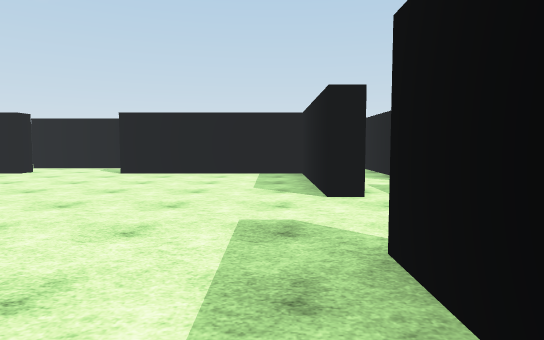
view 1 (above)

24 first-person views from a walk through a Unity game level. The camera is 1.4 m above the floor, tilts 4° down and sees 75° across. The floor is counted in squares, 2 m on a side. Each view is taken from the middle of a square. On the plan, view 1 faces up. The plan holds only what a view shows up to about 11 squares ahead; the rest is blank. The place goes on beyond the plan. The player is left out. Some animated figures are left out. Surface patterns are stand-ins for the level's own textures.

view 2
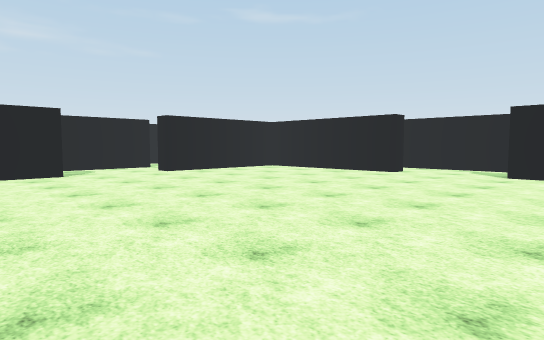

view 3
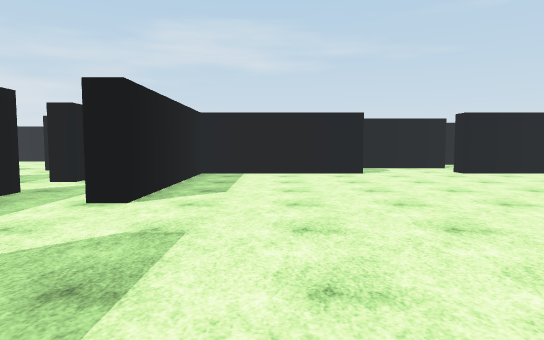

view 4
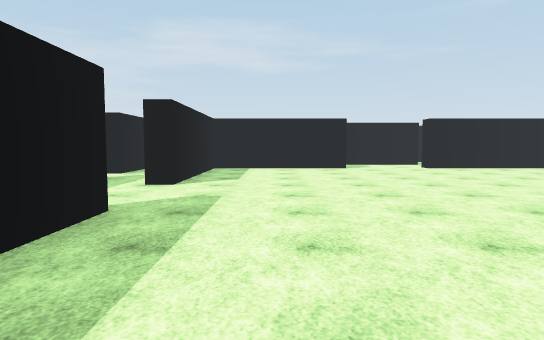

view 5
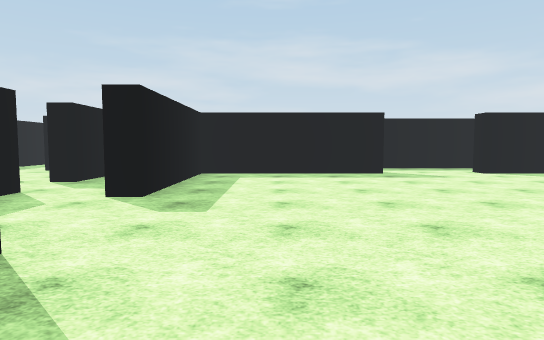

view 6
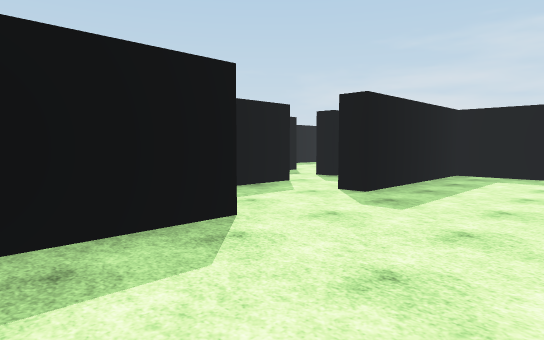

view 7
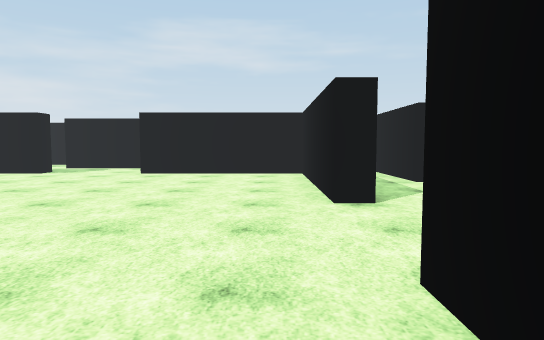

view 8
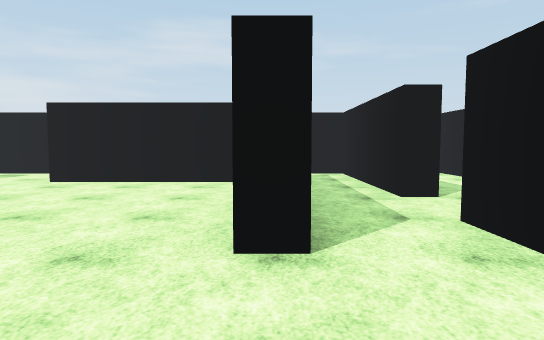

view 9
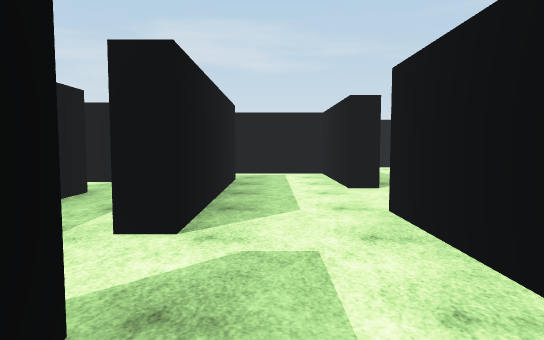

view 10
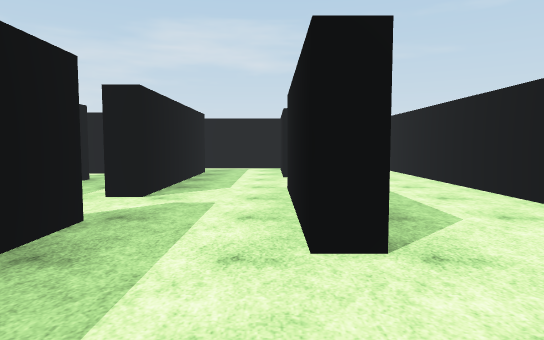

view 11
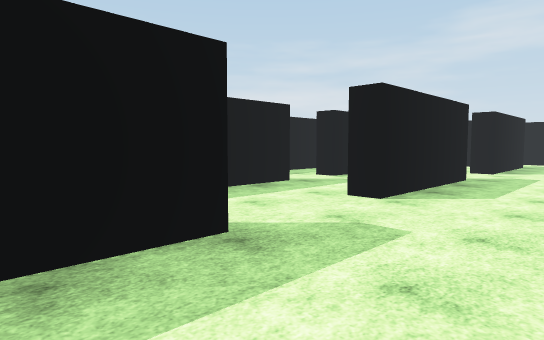

view 12
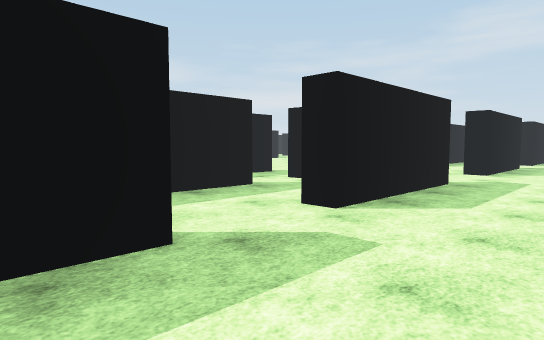

view 13
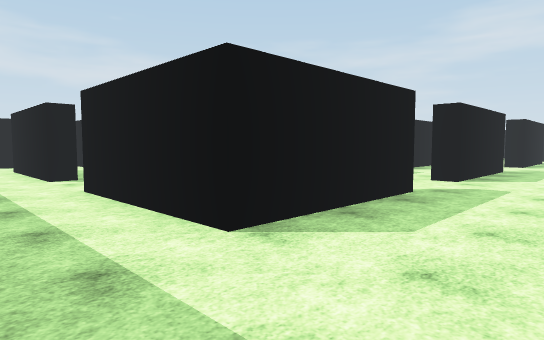

view 14
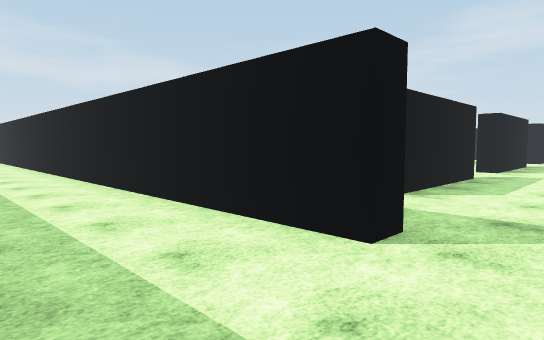

view 15
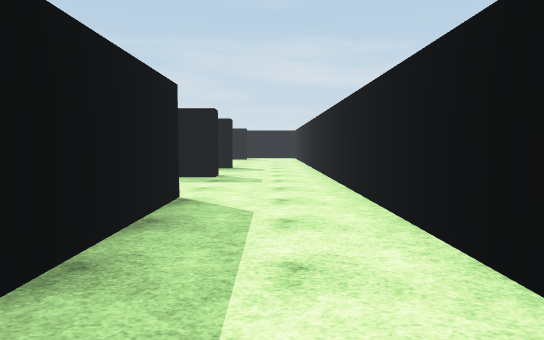

view 16
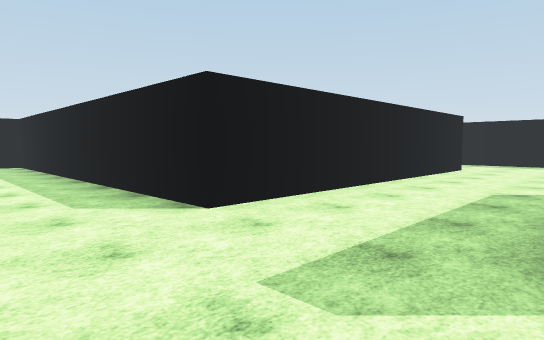

view 17
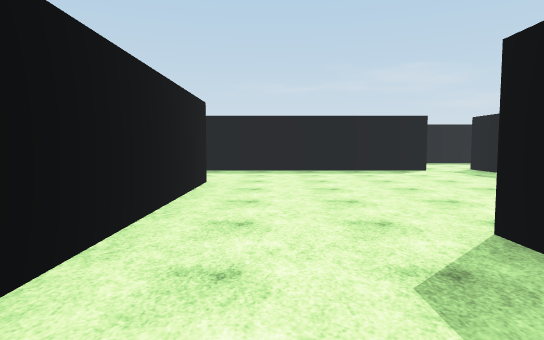

view 18
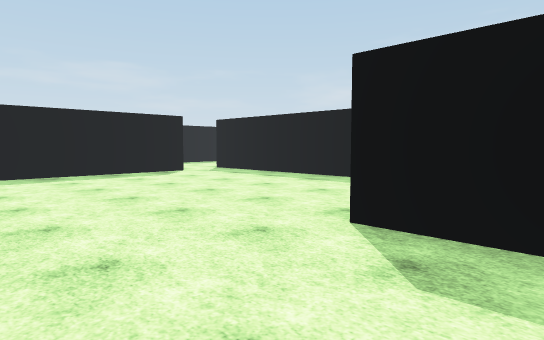

view 19
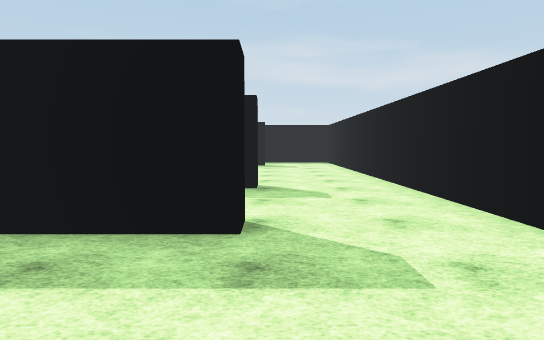

view 20
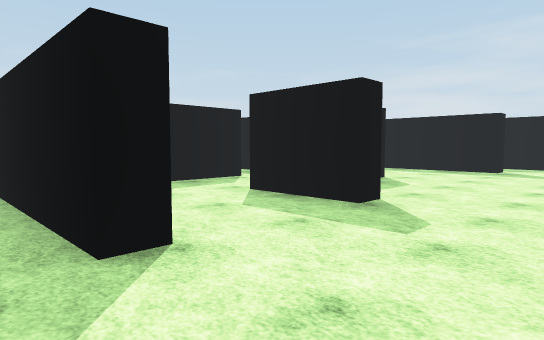

view 21
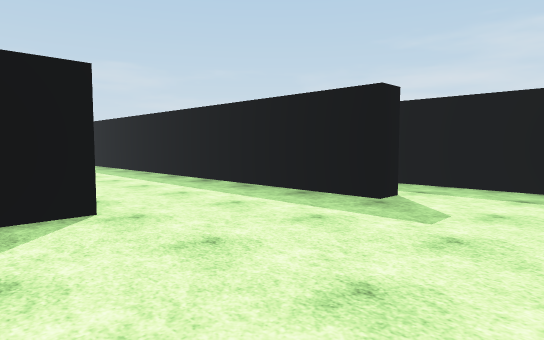

view 22
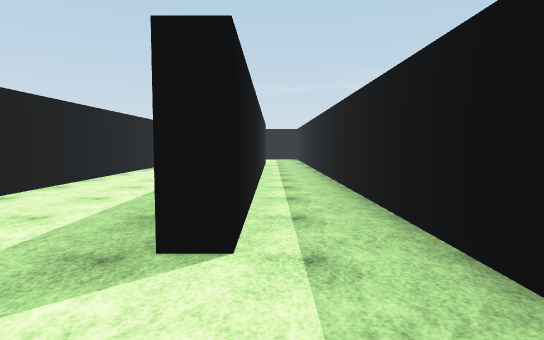

view 23
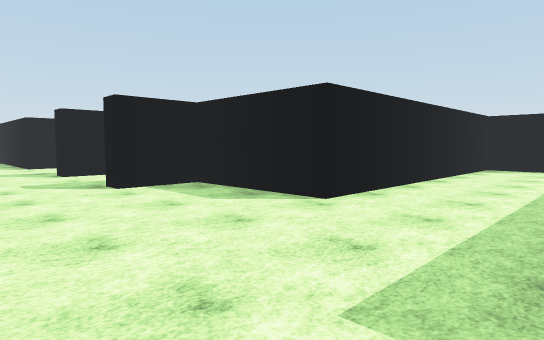

view 24
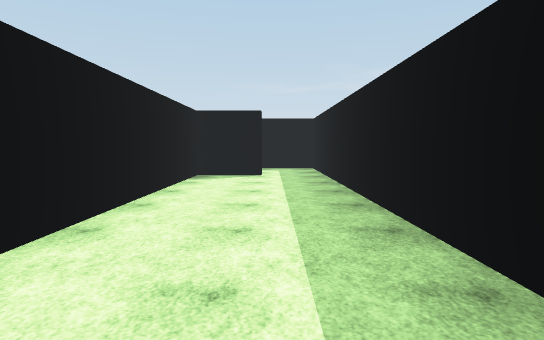

### Floor plan
Points are (right, up) in squares from view 1. A wall is a line through its corners. A room is listed if a view was taken in it or the views show most of it. See-through windows are left out.
Room 1 (views 1, 2, 3, 4, 5, 6, 7, 8)
walls: (-3.9, -1.7) (0.7, -1.7) (0.7, 2.2); (-10.7, 2.2) (-10.7, -1.7) (-6.3, -1.7) (-6.3, -2.2); (0.7, 4.8) (0.7, 8.8) (-3.8, 8.8); (-6.3, 9.4) (-6.3, 8.8) (-10.7, 8.8) (-10.7, 4.8); (-7.2, -3.7) (-4.4, -3.7); (-4.1, 10.8) (-7.2, 10.8)
ways out: opening at (-7, 10) to room 4; opening at (-11, 3.5) to room 9; opening at (-7, -3); opening at (-3, 10); opening at (1, 3.5)
Room 2 (views 9, 10, 11, 12)
walls: (-7.2, 11.3) (-5.6, 11.3); (5.2, 8.3) (5.2, 4.8); (-9.9, 13.8) (-6.3, 13.8) (-6.3, 13.3); (-3.9, 13.8) (-0.3, 13.8); (-15.2, 13.8) (-11.8, 13.8); (1.6, 13.8) (5.2, 13.8) (5.2, 10.2)
ways out: opening at (7, 15.5) to room 3; opening at (-7, 12.5) to room 6; opening at (-3, 12.5) to room 7; opening at (-10.5, 14) to room 8; opening at (-10.5, -6); opening at (0.5, 14); opening at (5, -1.5); opening at (5, 3.5); opening at (5, 9.5)
Room 3 (views 13, 14, 15, 16, 17, 18, 19, 20, 21, 22, 23, 24)
walls: (11.2, 2.7) (10.2, 2.7) (10.2, 3.2) (14.8, 3.2); (18.8, 6.2) (10.2, 6.2) (10.2, 16.2) (9.9, 16.2); (17.2, -0.8) (22.2, -0.8); (21.7, 0.6) (21.7, 6.9); (19.3, -4.9) (19.3, -3.3) (11.8, -3.3) (11.8, -0.3) (10.2, -0.3) (10.2, 0.2) (12.2, 0.2); (18.1, -6.8) (10.2, -6.8) (10.2, -6.3) (21.7, -6.3) (21.7, -4.6); (7.1, 14.8) (7.7, 14.8) (7.7, -5); (8.7, -8.3) (18.9, -8.3)
ways out: opening at (7, 15.5) to room 2; opening at (11.5, 1.5); opening at (22, 0)
Room 4 (no view inside)
walls: (-11.2, 9.3) (-9.4, 9.3); (-12.7, 5.4) (-12.7, 4.4); (-8.8, 10.8) (-12.7, 10.8) (-12.7, 8.4)
ways out: opening at (-7, 10) to room 1; opening at (-8, 11) to room 6; opening at (-12, 5) to room 9
Room 5 (no view inside)
walls: (-13.2, 11.3) (-11.5, 11.3); (-11.8, 13.3) (-14.7, 13.3) (-14.7, 10.9)
ways out: opening at (-12.5, 12.5) to room 8; opening at (-14, 11)
Room 6 (no view inside)
walls: (-8.8, 11.3) (-8.8, 10.8); (-6.3, 13.3) (-9.8, 13.3)
ways out: opening at (-7, 12.5) to room 2; opening at (-8, 11) to room 4; opening at (-9, 12.5) to room 8
Room 7 (no view inside)
walls: (-1.4, 11.3) (-0.5, 11.3); (-2.8, 11.2) (-2.8, 10.8)
ways out: opening at (-3, 12.5) to room 2; opening at (-2, 11); opening at (-1, 12.5)
Room 8 (no view inside)
walls: (-11.8, 13.8) (-11.8, 13.3); (-11.5, 11.3) (-8.8, 11.3)
ways out: opening at (-10.5, 14) to room 2; opening at (-12.5, 12.5) to room 5; opening at (-9, 12.5) to room 6
Room 9 (no view inside)
walls: (-11.2, 2.2) (-10.7, 2.2); (-12.7, 4.4) (-12.7, 1.7); (-10.7, 4.8) (-11.2, 4.8)
ways out: opening at (-11, 3.5) to room 1; opening at (-12, 5) to room 4; opening at (-12, 2)
Room 10 (no view inside)
walls: (2.7, 0.2) (3.2, 0.2)
ways out: opening at (3, 1); opening at (4, 0)

Where each view was taken, in squares from view 1:
view 1: 0 up, 0 right, facing up
view 2: 0 up, 2 left, facing up-left
view 3: 0 up, 2 left, facing left
view 4: 0 up, 0 right, facing left
view 5: 7 up, 1 left, facing down
view 6: 7 up, 2 left, facing down-right
view 7: 8 up, 2 left, facing left
view 8: 9 up, 4 left, facing left
view 9: 12 up, 6 left, facing left
view 10: 13 up, 4 left, facing left
view 11: 16 up, 2 left, facing down-left
view 12: 16 up, 3 right, facing down-left
view 13: 16 up, 7 right, facing down-left
view 14: 16 up, 10 right, facing down-left
view 15: 11 up, 9 right, facing down
view 16: 3 up, 8 right, facing up-right
view 17: 5 up, 12 right, facing right
view 18: 6 up, 13 right, facing down-right
view 19: 6 up, 10 right, facing down
view 20: 4 up, 8 right, facing down-right
view 21: 2 down, 8 right, facing down-right
view 22: 7 down, 8 right, facing right
view 23: 6 down, 8 right, facing up-right
view 24: 5 down, 11 right, facing right
